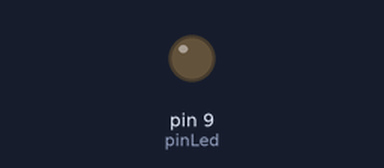
Simulated run of this sketch. Board: Arduino Uno, built with avr-gcc and run on an emulated ATmega328P. Parts: output pins drawn as LEDs (lit = HIGH).

Above: at 0.15 s.
At 39.84 s:
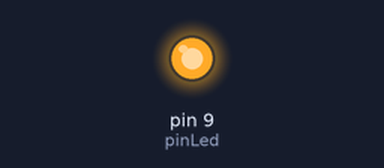
Timing chart, 0 to 40.0 s (numbered marks = the images above):
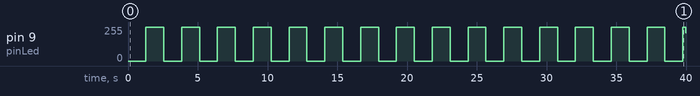

Measured:
- by itself, pin 9 (pinLed): 0/255 → 255/255 at 1.3 s, → 0/255 1.3 s later, → 255/255 1.3 s later, → 0/255 1.3 s later, … (32 changes in this stretch)

The sketch:

led_analogico.ino
```cpp
int pinLed = 9;
int i;

void setup() {
  pinMode(pinLed, OUTPUT);
}

void loop() {

  for(i=0;i<256;i++){
    analogWrite(pinLed, i);
    delay(5);
  }
  for(i=255;i>=0;i--){
    analogWrite(pinLed, i);
    delay(5);
  }

}
```
